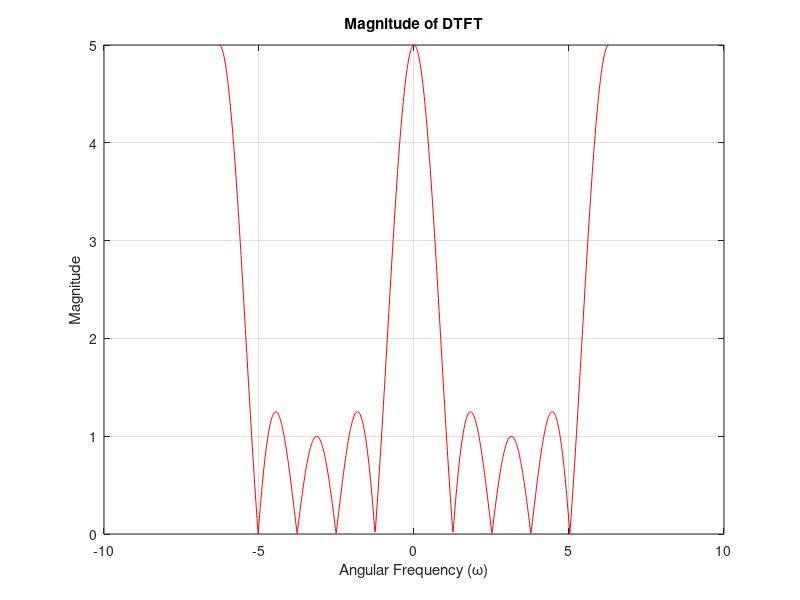
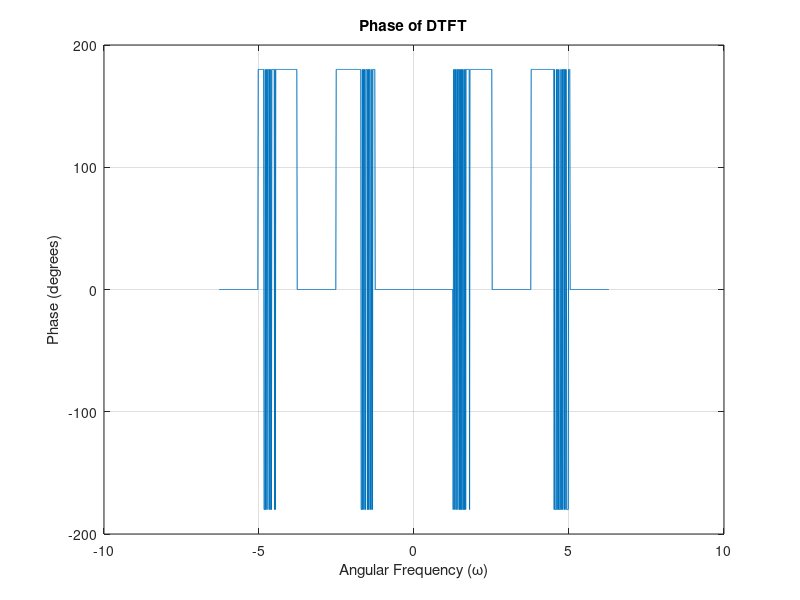
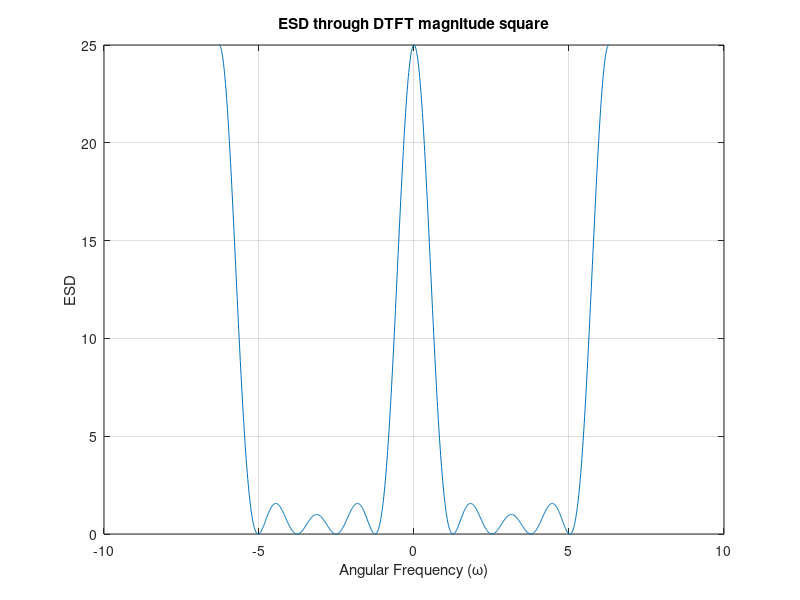

MATLAB code for these plots, in order:
u_n = [1, 1, 1, 1, 1];
n = -2:1:2;

w = linspace(-2*pi, 2*pi, 1000);

U_ejw = zeros(size(w));

for w_i = 1:length(w)
    % vectorized sum over n
    U_ejw(w_i) = sum(u_n .* exp(-1j * w(w_i) * n));
end


magnitude_U_ejw = abs(U_ejw);
phase_U_ejw = angle(U_ejw) * (180/pi); 


ESD = magnitude_U_ejw .^ 2;

%  Plotting 
% Magnitude plot 
figure; 
plot(w, magnitude_U_ejw, 'r'); 
xlabel('Angular Frequency (\omega)'); 
ylabel('Magnitude'); 
title('Magnitude of DTFT'); 
grid on; 

% Phase plot 
figure; 
plot(w, phase_U_ejw); 
xlabel('Angular Frequency (\omega)'); 
ylabel('Phase (degrees)'); 
title('Phase of DTFT'); 
grid on; 

% Energy Spectral Density plot 
figure; 
plot(w, ESD); 
xlabel('Angular Frequency (\omega)'); 
ylabel('ESD'); 
title('ESD through DTFT magnitude square'); 
grid on;
